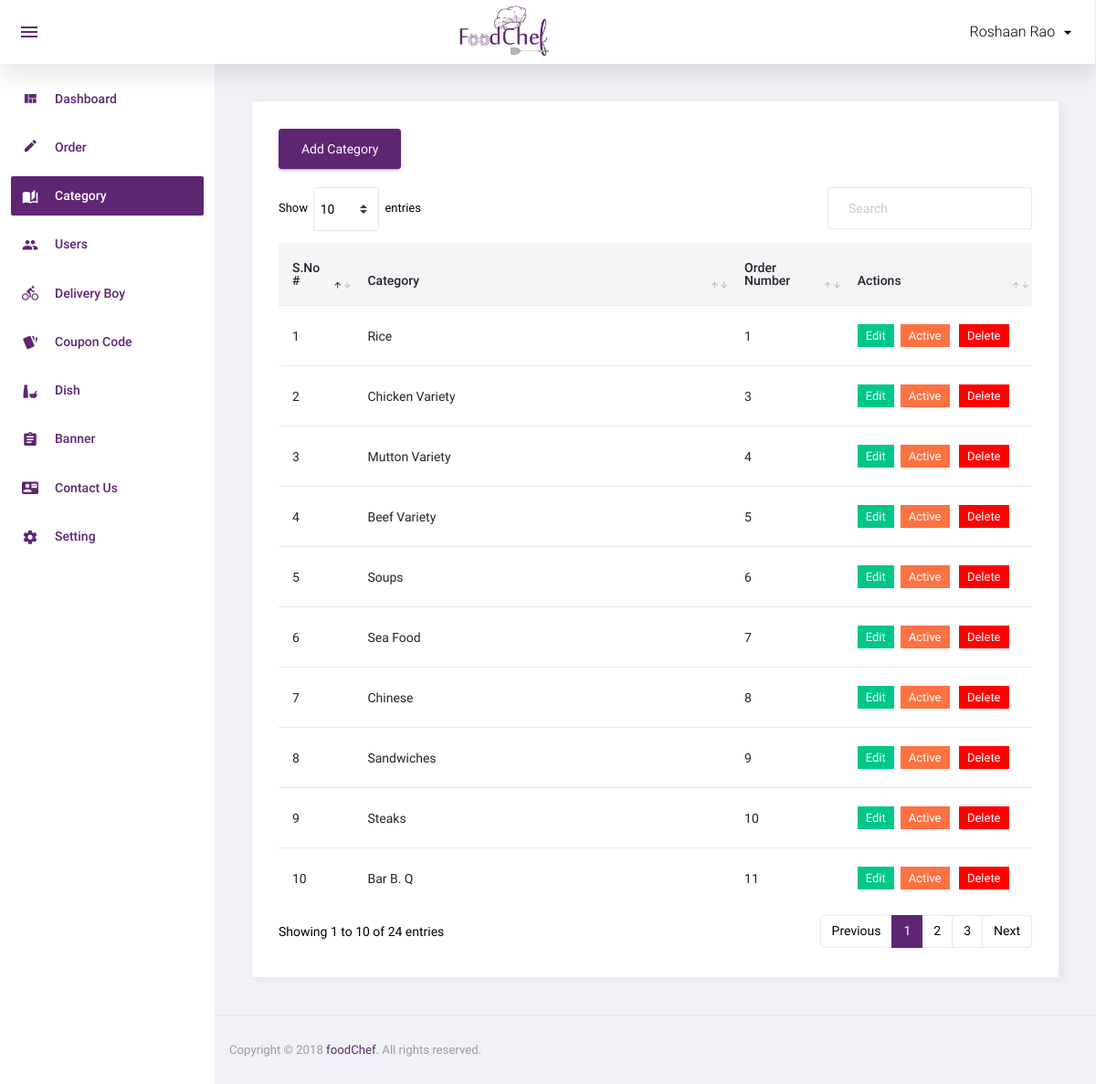
Page /admin/category.php (signed in) on the committed database.
### tables this page shows
CREATE TABLE `category` (
  `id` int(11) NOT NULL,
  `category` varchar(50) NOT NULL,
  `order_number` int(11) NOT NULL,
  `status` int(11) NOT NULL,
  `added_on` datetime NOT NULL
);

### admin/category.php (the view, shortened to what this page needs)
<?php
include('top.php');
$sql="select * from category order by order_number";
$res=mysqli_query($con,$sql);
?>
  <div class="card">
            <div class="card-body">
								<a href="manage_category.php" class="add_link"><button type="button" class="btn btn-primary">Add Category</button></a>
              <div class="row grid_box">
                <div class="col-12">
                  <div class="table-responsive">
                    <table id="order-listing" class="table">
                      <thead>
                        <tr>
                            <th width="10%">S.No #</th>
                            <th width="50%">Category</th>
                            <th width="15%">Order Number</th>
                            <th width="25%">Actions</th>
                        </tr>
                      </thead>
                      <tbody>
                        <?php if(mysqli_num_rows($res)>0){
						$i=1;
						while($row=mysqli_fetch_assoc($res)){
						?>
						<tr>
                            <td><?php echo $i?></td>
                            <td><?php echo $row['category']?></td>
							<td><?php echo $row['order_number']?></td>
							<td>
								<a href="manage_category.php?id=<?php echo $row['id']?>"><label class="badge badge-success hand_cursor">Edit</label></a>&nbsp;
								<?php
								if($row['status']==1){
								?>
								<a href="?id=<?php echo $row['id']?>&type=deactive"><label class="badge badge-danger hand_cursor">Active</label></a>
								<?php
								}else{
								?>
								<a href="?id=<?php echo $row['id']?>&type=active"><label class="badge badge-info hand_cursor">Deactive</label></a>
								<?php
								}
								?>
								<a href="?id=<?php echo $row['id']?>&type=delete"><label class="badge badge-danger delete_red hand_cursor">Delete</label></a>
							</td>
                        </tr>
                        <?php
						$i++;
						} } else { ?>
						<tr>
							<td colspan="5">No data found</td>
						</tr>
						<?php } ?>
                      </tbody>
                    </table>
                  </div>
				</div>
              </div>
            </div>
          </div>
<?php include('footer.php');?>

### rows in the picture
category: category "Rice", order_number "1"
category: category "Chicken Variety", order_number "3"
category: category "Mutton Variety", order_number "4"
category: category "Beef Variety", order_number "5"
category: category "Soups", order_number "6"
category: category "Sea Food", order_number "7"
category: category "Chinese", order_number "8"
category: category "Sandwiches", order_number "9"
category: category "Steaks", order_number "10"
category: category "Bar B. Q", order_number "11"

### other values in the picture
$_SESSION['ADMIN_USER'] "Roshaan Rao"
